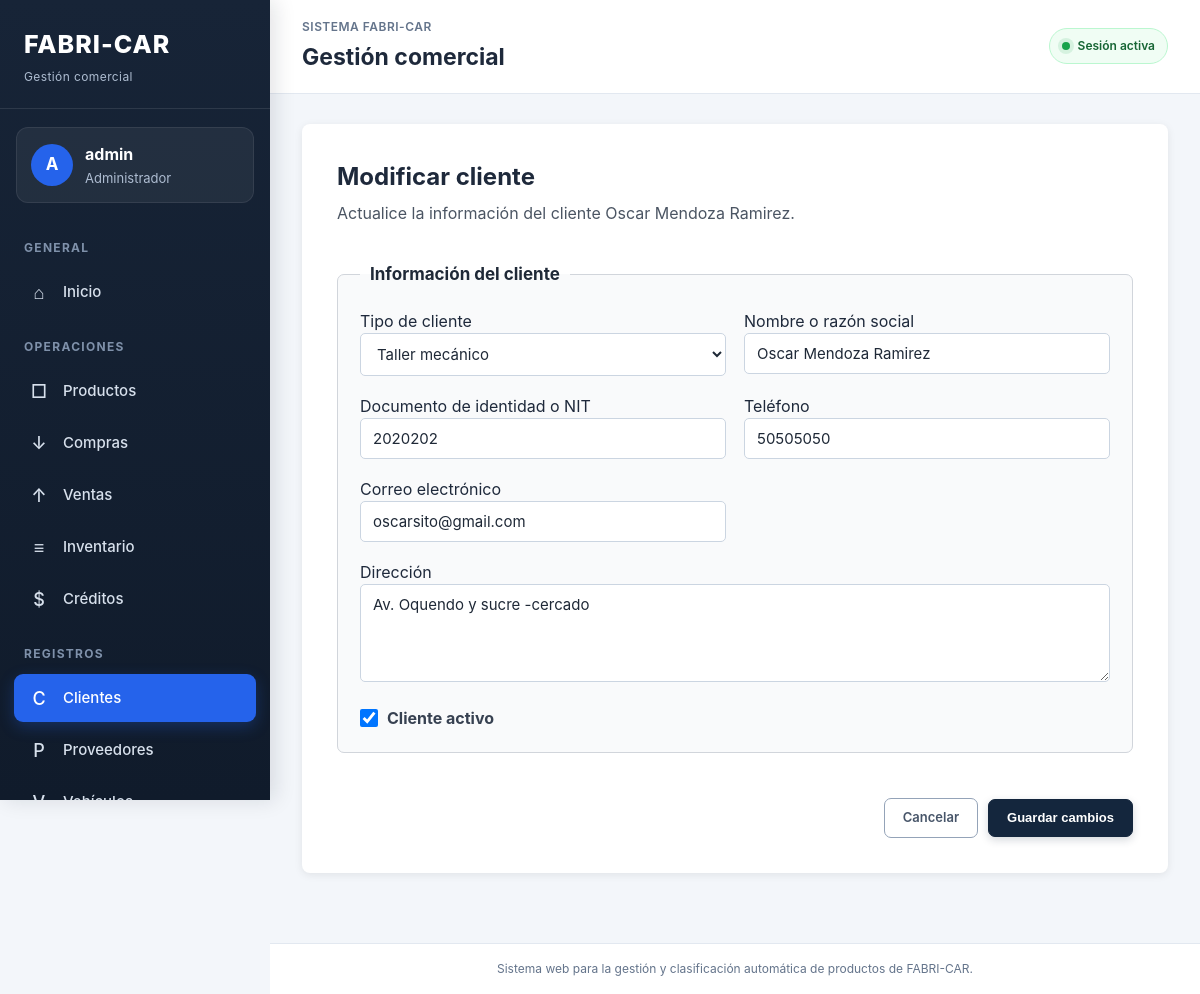
Page /clientes/modificar/2/ (signed in) on the committed database.
### clientes/models.py (models this page shows, shortened)
class Cliente(models.Model):
    class TipoCliente(models.TextChoices):
        PARTICULAR = "PARTICULAR", "Particular"
        TALLER = "TALLER", "Taller mecánico"
        INSTITUCION = "INSTITUCION", "Institución"
    tipo_cliente = models.CharField(
        max_length=20,
        choices=TipoCliente.choices,
        default=TipoCliente.PARTICULAR,
        verbose_name="Tipo de cliente",
    )
    nombre = models.CharField(
        max_length=150,
        db_index=True,
        verbose_name="Nombre o razón social",
    )
    documento = models.CharField(
        max_length=30,
        unique=True,
        verbose_name="Documento de identidad o NIT",
    )
    telefono = models.CharField(
        max_length=30,
        blank=True,
        verbose_name="Teléfono",
    )
    correo = models.EmailField(
        blank=True,
        verbose_name="Correo electrónico",
    )
    direccion = models.TextField(
        blank=True,
        verbose_name="Dirección",
    )
    estado = models.BooleanField(
        default=True,
        verbose_name="Activo",
    )
    fecha_registro = models.DateTimeField(
        auto_now_add=True,
        verbose_name="Fecha de registro",
    )
    fecha_modificacion = models.DateTimeField(
        auto_now=True,
        verbose_name="Fecha de modificación",
    )
    class Meta:
        verbose_name = "Cliente"
        verbose_name_plural = "Clientes"
        ordering = ["nombre"]

### clientes/views.py (the view)
@login_required
@rol_requerido("Administrador")
def modificar_cliente(request, cliente_id):
    cliente = get_object_or_404(
        Cliente,
        id=cliente_id,
    )
    if request.method == "POST":
        formulario = ClienteForm(
            request.POST,
            instance=cliente,
        )
        if formulario.is_valid():
            cliente = formulario.save()
            messages.success(
                request,
                (
                    f'El cliente "{cliente.nombre}" '
                    "fue modificado correctamente."
                ),
            )
            return redirect("clientes:listar_clientes")
    else:
        formulario = ClienteForm(
            instance=cliente,
        )
    contexto = {
        "formulario": formulario,
        "cliente": cliente,
        "modo_edicion": True,
    }
    return render(
        request,
        "clientes/registrar_cliente.html",
        contexto,
    )

### principal/context_processors.py (called while the page is built)
def roles_usuario(request):
    usuario = request.user
    if not usuario.is_authenticated:
        return {
            "es_administrador": False,
            "es_empleado": False,
            "es_cliente": False,
        }
    es_administrador = (
        usuario.is_superuser
        or usuario.groups.filter(
            name="Administrador"
        ).exists()
    )
    es_empleado = usuario.groups.filter(
        name="Empleado"
    ).exists()
    es_cliente = usuario.groups.filter(
        name="Cliente"
    ).exists()
    return {
        "es_administrador": es_administrador,
        "es_empleado": es_empleado,
        "es_cliente": es_cliente,
    }

### clientes/templates/clientes/registrar_cliente.html (shortened to what this page needs)
{% extends "principal/base.html" %}
{% block contenido %}
<section class="presentacion">
    <div class="encabezado-formulario">
        <div>
        {% if modo_edicion %}
    <h2>Modificar cliente</h2>
    <p>
        Actualice la información del cliente
        {{ cliente.nombre }}.
    </p>
        {% else %}
    <h2>Registrar cliente</h2>
    <p>
        Complete la información del cliente particular,
        taller mecánico o institución.
    </p>
        {% endif %}
        </div>
    </div>
    <form
        method="post"
        class="formulario-producto"
        novalidate
    >
        <fieldset class="seccion-formulario">
            <legend>Información del cliente</legend>
            <div class="cuadricula-formulario">
                <div>
                    <label for="{{ formulario.tipo_cliente.id_for_label }}">
                        Tipo de cliente
                    </label>
                    {{ formulario.tipo_cliente }}
                </div>
                <div>
                    <label for="{{ formulario.nombre.id_for_label }}">
                        Nombre o razón social
                    </label>
                    {{ formulario.nombre }}
                </div>
                <div>
                    <label for="{{ formulario.documento.id_for_label }}">
                        Documento de identidad o NIT
                    </label>
                    {{ formulario.documento }}
                </div>
                <div>
                    <label for="{{ formulario.telefono.id_for_label }}">
                        Teléfono
                    </label>
                    {{ formulario.telefono }}
                </div>
                <div>
                    <label for="{{ formulario.correo.id_for_label }}">
                        Correo electrónico
                    </label>
                    {{ formulario.correo }}
                </div>
            </div>
            <div class="campo-completo">
                <label for="{{ formulario.direccion.id_for_label }}">
                    Dirección
                </label>
                {{ formulario.direccion }}
            </div>
            <div class="grupo-checkbox">
                {{ formulario.estado }}
                <label for="{{ formulario.estado.id_for_label }}">
                    Cliente activo
                </label>
            </div>
        </fieldset>
        <div class="acciones-formulario">
            <a
                href="{% url 'clientes:listar_clientes' %}"
                class="boton-secundario"
            >
                Cancelar
            </a>
            <button
                type="submit"
                class="boton-principal"
            >
                {% if modo_edicion %}
                    Guardar cambios
                {% else %}
                    Guardar cliente
                {% endif %}
            </button>
        </div>
    </form>
</section>
{% endblock %}

### principal/templates/principal/base.html (shortened to what this page needs)
{% load static %}
<!DOCTYPE html>
<html lang="es">
<head>
    <link
        rel="stylesheet"
        href="{% static 'principal/css/estilos.css' %}"
    >
</head>
<body class="{% if user.is_authenticated %}sistema-autenticado{% else %}pagina-publica{% endif %}">
    {% if user.is_authenticated %}
        <div class="estructura-sistema">
            <aside class="menu-lateral">
                <a
                    href="{% url 'inicio' %}"
                    class="marca-sistema"
                >
                    <span class="marca-principal">
                        FABRI-CAR
                    </span>
                    <span class="marca-descripcion">
                        Gestión comercial
                    </span>
                </a>
                <div class="perfil-menu">
                    <div class="avatar-usuario">
                        {{ user.username|first|upper }}
                    </div>
                    <div class="datos-usuario">
                        <strong>
                            {{ user.username }}
                        </strong>
                        <span>
                            {% if es_administrador %}
                                Administrador
                            {% elif es_empleado %}
                                Empleado
                            {% elif es_cliente %}
                                Cliente
                            {% else %}
                                Usuario
                            {% endif %}
                        </span>
                    </div>
                </div>
                <nav class="navegacion-lateral">
                    <span class="titulo-grupo-menu">
                        General
                    </span>
                    <a
                        href="{% url 'inicio' %}"
                        class="enlace-menu
                        "
                    >
                        <span class="icono-menu">⌂</span>
                        <span>Inicio</span>
                    </a>
                    {% if es_administrador or es_empleado %}
                        <span class="titulo-grupo-menu">
                            Operaciones
                        </span>
                        <a
                            href="{% url 'productos:listar_productos' %}"
                            class="enlace-menu
                            "
                        >
                            <span class="icono-menu">□</span>
                            <span>Productos</span>
                        </a>
                        <a
                            href="{% url 'compras:listar_compras' %}"
                            class="enlace-menu
                            "
                        >
                            <span class="icono-menu">↓</span>
                            <span>Compras</span>
                        </a>
                        <a
                            href="{% url 'ventas:listar_ventas' %}"
                            class="enlace-menu
                            "
                        >
                            <span class="icono-menu">↑</span>
                            <span>Ventas</span>
                        </a>
                        <a
                            href="{% url 'inventario:listar_movimientos' %}"
                            class="enlace-menu
                            "
                        >
                            <span class="icono-menu">≡</span>
                            <span>Inventario</span>
                        </a>
                        <a
                            href="{% url 'creditos:listar_creditos' %}"
                            class="enlace-menu
                            "
                        >
                            <span class="icono-menu">$</span>
                            <span>Créditos</span>
                        </a>
                        <span class="titulo-grupo-menu">
                            Registros
                        </span>
                        <a
                            href="{% url 'clientes:listar_clientes' %}"
                            class="enlace-menu
                            {% if request.resolver_match.namespace == 'clientes' %}
                                enlace-menu-activo
                            {% endif %}"
                        >
                            <span class="icono-menu">C</span>
                            <span>Clientes</span>
                        </a>
                        <a
                            href="{% url 'proveedores:listar_proveedores' %}"
                            class="enlace-menu
                            "
                        >
                            <span class="icono-menu">P</span>
                            <span>Proveedores</span>
                        </a>
                        <a
                            href="{% url 'vehiculos:listar_vehiculos' %}"
                            class="enlace-menu
                            "
                        >
                            <span class="icono-menu">V</span>
                            <span>Vehículos</span>
                        </a>
                    {% endif %}
                </nav>
            </aside>
            <div class="area-trabajo">
                <header class="barra-superior">
                    <div>
                        <span class="subtitulo-superior">
                            Sistema FABRI-CAR
                        </span>
                        <h1>
                            {% block encabezado_pagina %}
                                Gestión comercial
                            {% endblock %}
                        </h1>
                    </div>
                    <div class="sesion-activa">
                        <span class="indicador-activo"></span>
                        Sesión activa
                    </div>
                </header>
    {% endif %}
            <main class="{% if user.is_authenticated %}contenido-principal{% else %}contenido-principal-publico{% endif %}">
                {% block contenido %}
                {% endblock %}
            </main>
            <footer class="pie-pagina">
                <p>
                    Sistema web para la gestión y clasificación automática
                    de productos de FABRI-CAR.
                </p>
            </footer>
    {% if user.is_authenticated %}
            </div>
        </div>
    {% else %}
        </div>
    {% endif %}
</body>
</html>

### rows in the picture
Cliente: nombre "Oscar Mendoza Ramirez", tipo_cliente "Taller mecánico", documento "2020202", telefono "50505050", correo "oscarsito@gmail.com", direccion "Av. Oquendo y sucre -cercado", estado "☑"

### other values in the picture
{{ user.username|first|upper }} "A"
{{ user.username }} "admin"
